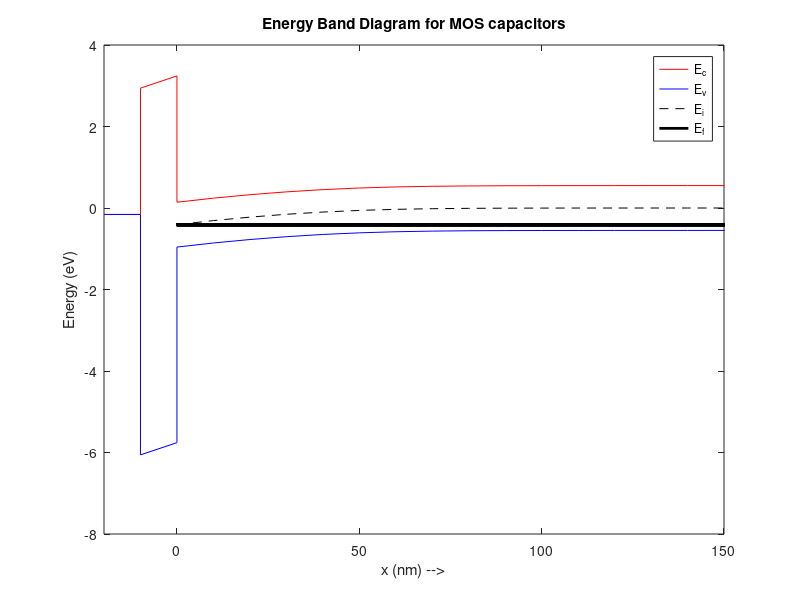

This figure's MATLAB source:
% This Poisson Solver calculates electrostatic parameters and plots the
% Energy Band Diagram based on the following inputs
% a) Metal Workfunction
% b) Oxide Thickness
% c) Substrate doping
% d) Gate Voltage or the psi_s (Surface band bending in the substrate)

clear;
close all;
clc;

%% Inputs
% Give the inputs here (if default values are not used)

phi_m = -0.2532e-19         % Metal_Workfunction in eV 
t_ox = 10e-9                % Oxide_Thickness in m 
N_sub = -1e17*1e6           % Substrate_doping in /m^3 
                            %-ve for p-substrate(NMOS), +ve for n-substrate(PMOS)

%Vg =                       % Gate_Voltage in V  % Option 1
psi_s = 0.4085              % Surface_band_bending in V  %Option 2 

%% Parameters

% Constants
q = 1.6e-19;
eps_0 = 8.85e-12;
Vt = 26e-3;               %thermal voltage

% Substrate Parameters
k_si = 12;                  %realtive permitivitty of silicon substrate
ni = 1.5e10*1e6;            %Intrinsic carrier density ( /cm^3)    
Eg = 1.1*q;                 %Band gap of silicon
Ea=4.05*q;                  %electron affinity for substrate
L_sub = 1e-6;
eps_si = k_si*eps_0;        %permitivitty of silicon substrate

%calculate mobile carriers (n and p) for substrate
if N_sub< 0 
    psub = abs(N_sub); nsub = ni^2/abs(N_sub);
elseif N_sub>0
    psub = ni^2/N_sub; nsub = N_sub;
else
    psub = ni; nsub = ni;
end

% Oxide parameters
k_ox = 4;
Eg_ox = 9*q;                % band gap of oxide
eps_ox = k_ox*eps_0;        % permitivitty of SiO2
Ec_off = 3.1*q;             % conduction band offset

% Metal parameters
t_m = 10e-9;
phi_b = -sign(N_sub)*Vt*log(abs(N_sub)/ni);      %Ei-Ef for semiconductor

V_fb = sign(N_sub)*Eg/(2*q) - phi_b;             %flatband voltage

% Solver
dx = 10e-9;             % Meshing size
NRmax = 10;             % Maximum NR iterations
tol = 1e-6;             % Error tolerance in potential


psi_s = phi_b
%% Solver
%Mesh
x = 0:dx:L_sub;
N = length(x);

%Newton Raphson Matrices

A = -2*diag(ones(1,N) , 0)+ 1*diag(ones(1,N-1),1)+ 1*diag(ones(1,N-1),-1);
A(1,:) = 0; A(1,1) = 1;
A(N,:) = 0; A(N,N) = 1;

b = zeros(N,1);
b(1) = psi_s; b(N) = 0;

psi = zeros(N,1);               % Option 1 for defining the initial guess
%psi = A\b;                     % Option 2 for defining the initial guess

%Newton Raphson iterations
for i = 1:NRmax
    
    p = psub*exp(-psi/Vt);
    n = nsub*exp(psi/Vt);
    rho = q*(N_sub + p - n);
    b = -rho/eps_si * dx^2;
    b(1) = psi_s; b(N) = 0;
    f = A*psi - b;
    
    % Jacobian Matrix
    delp = -1/Vt * p;
    deln = 1/Vt * n;
    delrho = q*(delp-deln);
    delb = -delrho/eps_si * dx^2;
    delb(1) = 0; delb(N) = 0;
    J = A - diag(delb);
    dV = -J\f;
    
    if max(abs(dV))<tol            % If the change is lower than the tolerance then stop the iterations
        break;
    end
    
    psi = psi+dV;
end


%% Addition of Oxide

E_surface = -(psi(2) - psi(1))/dx;      % Electric field at surface = -d(psi)/dx
E_ox = E_surface*(eps_si/eps_ox);       % Equal displacement vectors across the interface
x_ox = -t_ox:dx:0;                      % Mesh in oxide region
psi_ox = psi(1) - E_ox*x_ox;
V_ox = E_ox*t_ox;                       % Voltage drop across the oxide

%% Band Diagram

% Here we will take the intrinsic level in the substrate to be reference

% Energy bands in substrate
Ei_band = -q*psi;
Ec_band = Ei_band + Eg/2;               % Conduction band
Ev_band = Ei_band - Eg/2;               % Valence band
Ef_band = (Ei_band(end) - q*phi_b)*ones(length(Ei_band));       % Fermi level

% Energy bands in Oxide
Ec_ox_band = -q*psi_ox + Ec_off+ Eg/2;
Ev_ox_band = Ec_ox_band - Eg_ox;

Vg = V_fb + V_ox + psi_s;               % Voltage drop
Em_band = (Ef_band(end) - q*Vg)*ones(size(Ec_ox_band));          % Because q*Vg = Em - Ef
x_m = -t_ox-t_m:dx:-t_ox;               % Meshing in metal layer

figure(1); plot([x_m x_ox x]*1e9 ,[Em_band' ; Ec_ox_band' ; Ec_band]/q , 'r',[x_m x_ox x]*1e9 , [Em_band'; Ev_ox_band'; Ev_band]/q ,'b',x*1e9,Ei_band/q,'k--',x*1e9,Ef_band/q,'k','LineWidth' , 2);
xlim([-20,150])
axes.LineWidth = 1; Axes.FontSize = 18; axes.FontWeight = 'bold'; axes.Box = 'on';
xlabel('x (nm) -->'); ylabel('Energy (eV)');
leg = legend('E_c','E_v','E_i','E_f');
title("Energy Band Diagram for MOS capacitors")






    




    